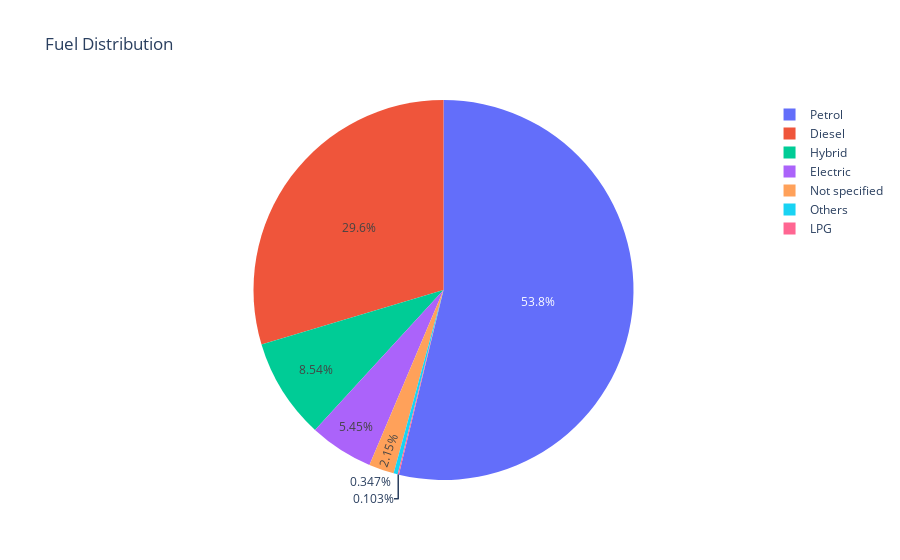

The code cell stored with this chart in its notebook:
### Code cell
px.pie(fuel_value,names="fuel",values="count",title="Fuel Distribution")
#percentage distribution of each value in the 'fuel' column

### Figure 1 — Plotly figure (JSON) as saved in the notebook; plotly's stock layout.template omitted (floating-point values rounded to 4 significant figures)
{"data": [{"domain": {"x": [0, 1], "y": [0, 1]}, "hovertemplate": "fuel=%{label}<br>count=%{value}<extra></extra>", "labels": ["Petrol", "Diesel", "Hybrid", "Electric", "Not specified", "Others", "LPG"], "legendgroup": "", "name": "", "showlegend": true, "type": "pie", "values": [4186, 2307, 665, 424, 167, 27, 8]}], "layout": {"autosize": true, "legend": {"tracegroupgap": 0}, "title": {"text": "Fuel Distribution"}}}
